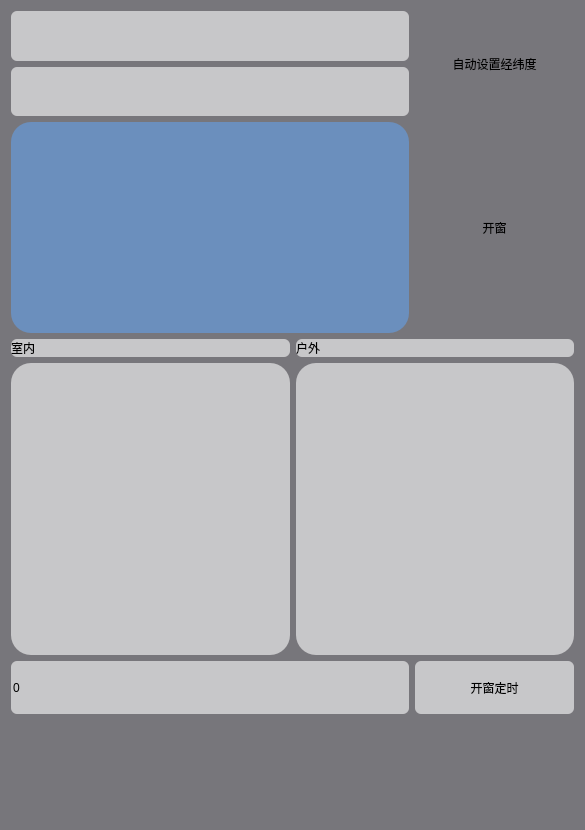
<?xml version="1.0" encoding="UTF-8"?>
<ui version="4.0">
 <class>Widget</class>
 <widget class="QWidget" name="Widget">
  <property name="geometry">
   <rect>
    <x>0</x>
    <y>0</y>
    <width>585</width>
    <height>830</height>
   </rect>
  </property>
  <property name="windowTitle">
   <string>Widget</string>
  </property>
  <property name="styleSheet">
   <string notr="true">#Widget
{
background-color: rgb(119, 118, 123);
}</string>
  </property>
  <layout class="QVBoxLayout" name="verticalLayout_3" stretch="2,4,6,1,2">
   <item>
    <layout class="QHBoxLayout" name="horizontalLayout" stretch="5,2">
     <item>
      <layout class="QVBoxLayout" name="verticalLayout">
       <item>
        <widget class="QLineEdit" name="longitude">
         <property name="sizePolicy">
          <sizepolicy hsizetype="Expanding" vsizetype="Preferred">
           <horstretch>0</horstretch>
           <verstretch>0</verstretch>
          </sizepolicy>
         </property>
         <property name="styleSheet">
          <string notr="true">background-color: rgba(255, 255, 255, 150);
border-radius:6px;</string>
         </property>
        </widget>
       </item>
       <item>
        <widget class="QLineEdit" name="latitude">
         <property name="sizePolicy">
          <sizepolicy hsizetype="Expanding" vsizetype="Preferred">
           <horstretch>0</horstretch>
           <verstretch>0</verstretch>
          </sizepolicy>
         </property>
         <property name="styleSheet">
          <string notr="true">background-color: rgba(255, 255, 255, 150);
border-radius:6px;</string>
         </property>
        </widget>
       </item>
      </layout>
     </item>
     <item>
      <widget class="QPushButton" name="auto_location">
       <property name="sizePolicy">
        <sizepolicy hsizetype="Minimum" vsizetype="Preferred">
         <horstretch>0</horstretch>
         <verstretch>0</verstretch>
        </sizepolicy>
       </property>
       <property name="styleSheet">
        <string notr="true"/>
       </property>
       <property name="text">
        <string>自动设置经纬度</string>
       </property>
       <property name="flat">
        <bool>true</bool>
       </property>
      </widget>
     </item>
    </layout>
   </item>
   <item>
    <layout class="QHBoxLayout" name="horizontalLayout_2" stretch="5,2">
     <item>
      <widget class="QLabel" name="win_icon">
       <property name="styleSheet">
        <string notr="true">image: url(:/win_closing.png);
background-color: rgba(98, 160, 234,150);
border-radius:20px;</string>
       </property>
       <property name="text">
        <string/>
       </property>
      </widget>
     </item>
     <item>
      <layout class="QVBoxLayout" name="verticalLayout_2" stretch="1,1,1">
       <item>
        <spacer name="verticalSpacer">
         <property name="orientation">
          <enum>Qt::Vertical</enum>
         </property>
         <property name="sizeHint" stdset="0">
          <size>
           <width>20</width>
           <height>40</height>
          </size>
         </property>
        </spacer>
       </item>
       <item>
        <widget class="QPushButton" name="ch_win_state">
         <property name="sizePolicy">
          <sizepolicy hsizetype="Minimum" vsizetype="Preferred">
           <horstretch>0</horstretch>
           <verstretch>0</verstretch>
          </sizepolicy>
         </property>
         <property name="styleSheet">
          <string notr="true"/>
         </property>
         <property name="text">
          <string>开窗</string>
         </property>
         <property name="flat">
          <bool>true</bool>
         </property>
        </widget>
       </item>
       <item>
        <spacer name="verticalSpacer_2">
         <property name="orientation">
          <enum>Qt::Vertical</enum>
         </property>
         <property name="sizeHint" stdset="0">
          <size>
           <width>20</width>
           <height>40</height>
          </size>
         </property>
        </spacer>
       </item>
      </layout>
     </item>
    </layout>
   </item>
   <item>
    <layout class="QGridLayout" name="gridLayout">
     <item row="0" column="0">
      <widget class="QLabel" name="in_flag">
       <property name="styleSheet">
        <string notr="true">background-color: rgba(255, 255, 255, 150);
border-radius:6px;</string>
       </property>
       <property name="text">
        <string>室内 </string>
       </property>
      </widget>
     </item>
     <item row="0" column="1">
      <widget class="QLabel" name="out_flug">
       <property name="styleSheet">
        <string notr="true">background-color: rgba(255, 255, 255, 150);
border-radius:6px;</string>
       </property>
       <property name="text">
        <string>户外</string>
       </property>
      </widget>
     </item>
     <item row="1" column="0">
      <widget class="QTextEdit" name="air_in_the_room">
       <property name="focusPolicy">
        <enum>Qt::NoFocus</enum>
       </property>
       <property name="styleSheet">
        <string notr="true">background-color: rgba(255, 255, 255, 150);
border-radius:20px;</string>
       </property>
       <property name="readOnly">
        <bool>true</bool>
       </property>
      </widget>
     </item>
     <item row="1" column="1">
      <widget class="QTextEdit" name="air_out_of_the_room">
       <property name="focusPolicy">
        <enum>Qt::NoFocus</enum>
       </property>
       <property name="styleSheet">
        <string notr="true">background-color: rgba(255, 255, 255, 150);
border-radius:20px;</string>
       </property>
       <property name="readOnly">
        <bool>true</bool>
       </property>
      </widget>
     </item>
    </layout>
   </item>
   <item>
    <layout class="QHBoxLayout" name="horizontalLayout_3" stretch="5,2">
     <item>
      <widget class="QSpinBox" name="openning_time">
       <property name="sizePolicy">
        <sizepolicy hsizetype="Minimum" vsizetype="Preferred">
         <horstretch>0</horstretch>
         <verstretch>0</verstretch>
        </sizepolicy>
       </property>
       <property name="styleSheet">
        <string notr="true">background-color: rgba(255, 255, 255, 150);
border-radius:6px;</string>
       </property>
       <property name="buttonSymbols">
        <enum>QAbstractSpinBox::NoButtons</enum>
       </property>
       <property name="maximum">
        <number>60</number>
       </property>
      </widget>
     </item>
     <item>
      <widget class="QPushButton" name="update_data">
       <property name="sizePolicy">
        <sizepolicy hsizetype="Minimum" vsizetype="Preferred">
         <horstretch>0</horstretch>
         <verstretch>0</verstretch>
        </sizepolicy>
       </property>
       <property name="styleSheet">
        <string notr="true">background-color: rgba(255, 255, 255, 150);
border-radius:6px;</string>
       </property>
       <property name="text">
        <string>开窗定时</string>
       </property>
       <property name="flat">
        <bool>true</bool>
       </property>
      </widget>
     </item>
    </layout>
   </item>
   <item>
    <spacer name="verticalSpacer_3">
     <property name="orientation">
      <enum>Qt::Vertical</enum>
     </property>
     <property name="sizeHint" stdset="0">
      <size>
       <width>20</width>
       <height>40</height>
      </size>
     </property>
    </spacer>
   </item>
  </layout>
 </widget>
 <resources/>
 <connections/>
</ui>
